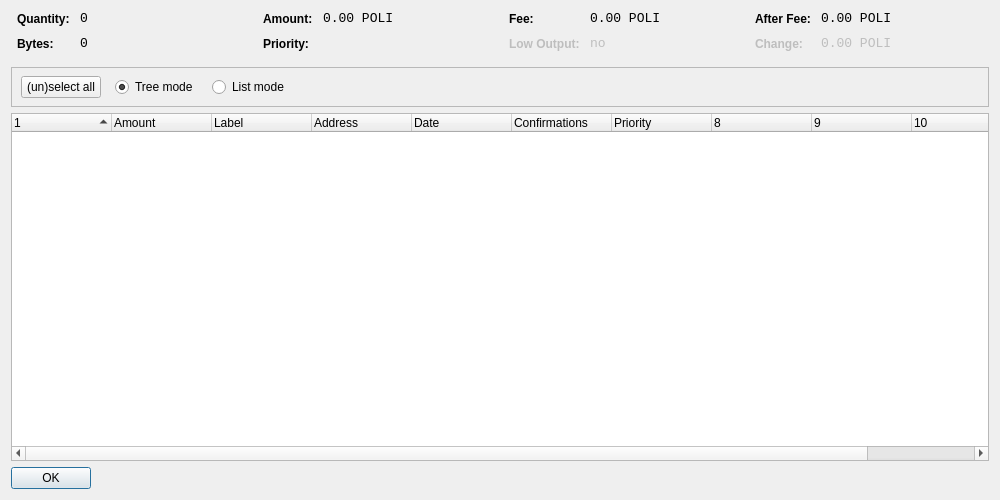
<?xml version="1.0" encoding="UTF-8"?>
<ui version="4.0">
 <class>CoinControlDialog</class>
 <widget class="QDialog" name="CoinControlDialog">
  <property name="geometry">
   <rect>
    <x>0</x>
    <y>0</y>
    <width>1000</width>
    <height>500</height>
   </rect>
  </property>
  <property name="windowTitle">
   <string>Coin Control</string>
  </property>
  <layout class="QVBoxLayout" name="verticalLayout">
   <item>
    <layout class="QHBoxLayout" name="horizontalLayoutTop" stretch="0,0,0,0">
     <property name="topMargin">
      <number>0</number>
     </property>
     <property name="bottomMargin">
      <number>10</number>
     </property>
     <item>
      <layout class="QFormLayout" name="formLayoutCoinControl1">
       <property name="horizontalSpacing">
        <number>10</number>
       </property>
       <property name="verticalSpacing">
        <number>10</number>
       </property>
       <property name="leftMargin">
        <number>6</number>
       </property>
       <property name="rightMargin">
        <number>6</number>
       </property>
       <item row="0" column="0">
        <widget class="QLabel" name="labelCoinControlQuantityText">
         <property name="styleSheet">
          <string notr="true">font-weight:bold;</string>
         </property>
         <property name="text">
          <string>Quantity:</string>
         </property>
        </widget>
       </item>
       <item row="0" column="1">
        <widget class="QLabel" name="labelCoinControlQuantity">
         <property name="font">
          <font>
           <family>Monospace</family>
           <pointsize>10</pointsize>
          </font>
         </property>
         <property name="cursor">
          <cursorShape>IBeamCursor</cursorShape>
         </property>
         <property name="contextMenuPolicy">
          <enum>Qt::ActionsContextMenu</enum>
         </property>
         <property name="text">
          <string notr="true">0</string>
         </property>
         <property name="textInteractionFlags">
          <set>Qt::LinksAccessibleByMouse|Qt::TextSelectableByKeyboard|Qt::TextSelectableByMouse</set>
         </property>
        </widget>
       </item>
       <item row="1" column="0">
        <widget class="QLabel" name="labelCoinControlBytesText">
         <property name="styleSheet">
          <string notr="true">font-weight:bold;</string>
         </property>
         <property name="text">
          <string>Bytes:</string>
         </property>
        </widget>
       </item>
       <item row="1" column="1">
        <widget class="QLabel" name="labelCoinControlBytes">
         <property name="font">
          <font>
           <family>Monospace</family>
           <pointsize>10</pointsize>
          </font>
         </property>
         <property name="cursor">
          <cursorShape>IBeamCursor</cursorShape>
         </property>
         <property name="contextMenuPolicy">
          <enum>Qt::ActionsContextMenu</enum>
         </property>
         <property name="text">
          <string notr="true">0</string>
         </property>
         <property name="textInteractionFlags">
          <set>Qt::LinksAccessibleByMouse|Qt::TextSelectableByKeyboard|Qt::TextSelectableByMouse</set>
         </property>
        </widget>
       </item>
      </layout>
     </item>
     <item>
      <layout class="QFormLayout" name="formLayoutCoinControl2">
       <property name="horizontalSpacing">
        <number>10</number>
       </property>
       <property name="verticalSpacing">
        <number>10</number>
       </property>
       <property name="leftMargin">
        <number>6</number>
       </property>
       <property name="rightMargin">
        <number>6</number>
       </property>
       <item row="0" column="0">
        <widget class="QLabel" name="labelCoinControlAmountText">
         <property name="styleSheet">
          <string notr="true">font-weight:bold;</string>
         </property>
         <property name="text">
          <string>Amount:</string>
         </property>
        </widget>
       </item>
       <item row="0" column="1">
        <widget class="QLabel" name="labelCoinControlAmount">
         <property name="font">
          <font>
           <family>Monospace</family>
           <pointsize>10</pointsize>
          </font>
         </property>
         <property name="cursor">
          <cursorShape>IBeamCursor</cursorShape>
         </property>
         <property name="contextMenuPolicy">
          <enum>Qt::ActionsContextMenu</enum>
         </property>
         <property name="text">
          <string notr="true">0.00 POLI</string>
         </property>
         <property name="textInteractionFlags">
          <set>Qt::LinksAccessibleByMouse|Qt::TextSelectableByKeyboard|Qt::TextSelectableByMouse</set>
         </property>
        </widget>
       </item>
       <item row="1" column="0">
        <widget class="QLabel" name="labelCoinControlPriorityText">
         <property name="styleSheet">
          <string notr="true">font-weight:bold;</string>
         </property>
         <property name="text">
          <string>Priority:</string>
         </property>
        </widget>
       </item>
       <item row="1" column="1">
        <widget class="QLabel" name="labelCoinControlPriority">
         <property name="font">
          <font>
           <family>Monospace</family>
           <pointsize>10</pointsize>
          </font>
         </property>
         <property name="cursor">
          <cursorShape>IBeamCursor</cursorShape>
         </property>
         <property name="contextMenuPolicy">
          <enum>Qt::ActionsContextMenu</enum>
         </property>
         <property name="text">
          <string/>
         </property>
         <property name="textInteractionFlags">
          <set>Qt::LinksAccessibleByMouse|Qt::TextSelectableByKeyboard|Qt::TextSelectableByMouse</set>
         </property>
        </widget>
       </item>
      </layout>
     </item>
     <item>
      <layout class="QFormLayout" name="formLayoutCoinControl3">
       <property name="horizontalSpacing">
        <number>10</number>
       </property>
       <property name="verticalSpacing">
        <number>10</number>
       </property>
       <property name="leftMargin">
        <number>6</number>
       </property>
       <property name="rightMargin">
        <number>6</number>
       </property>
       <item row="0" column="0">
        <widget class="QLabel" name="labelCoinControlFeeText">
         <property name="styleSheet">
          <string notr="true">font-weight:bold;</string>
         </property>
         <property name="text">
          <string>Fee:</string>
         </property>
        </widget>
       </item>
       <item row="0" column="1">
        <widget class="QLabel" name="labelCoinControlFee">
         <property name="font">
          <font>
           <family>Monospace</family>
           <pointsize>10</pointsize>
          </font>
         </property>
         <property name="cursor">
          <cursorShape>IBeamCursor</cursorShape>
         </property>
         <property name="contextMenuPolicy">
          <enum>Qt::ActionsContextMenu</enum>
         </property>
         <property name="text">
          <string notr="true">0.00 POLI</string>
         </property>
         <property name="textInteractionFlags">
          <set>Qt::LinksAccessibleByMouse|Qt::TextSelectableByKeyboard|Qt::TextSelectableByMouse</set>
         </property>
        </widget>
       </item>
       <item row="1" column="0">
        <widget class="QLabel" name="labelCoinControlLowOutputText">
         <property name="enabled">
          <bool>false</bool>
         </property>
         <property name="styleSheet">
          <string notr="true">font-weight:bold;</string>
         </property>
         <property name="text">
          <string>Low Output:</string>
         </property>
        </widget>
       </item>
       <item row="1" column="1">
        <widget class="QLabel" name="labelCoinControlLowOutput">
         <property name="enabled">
          <bool>false</bool>
         </property>
         <property name="font">
          <font>
           <family>Monospace</family>
           <pointsize>10</pointsize>
          </font>
         </property>
         <property name="cursor">
          <cursorShape>IBeamCursor</cursorShape>
         </property>
         <property name="contextMenuPolicy">
          <enum>Qt::ActionsContextMenu</enum>
         </property>
         <property name="text">
          <string notr="true">no</string>
         </property>
         <property name="textInteractionFlags">
          <set>Qt::LinksAccessibleByMouse|Qt::TextSelectableByKeyboard|Qt::TextSelectableByMouse</set>
         </property>
        </widget>
       </item>
      </layout>
     </item>
     <item>
      <layout class="QFormLayout" name="formLayoutCoinControl4">
       <property name="horizontalSpacing">
        <number>10</number>
       </property>
       <property name="verticalSpacing">
        <number>10</number>
       </property>
       <property name="leftMargin">
        <number>6</number>
       </property>
       <property name="rightMargin">
        <number>6</number>
       </property>
       <item row="0" column="0">
        <widget class="QLabel" name="labelCoinControlAfterFeeText">
         <property name="styleSheet">
          <string notr="true">font-weight:bold;</string>
         </property>
         <property name="text">
          <string>After Fee:</string>
         </property>
        </widget>
       </item>
       <item row="0" column="1">
        <widget class="QLabel" name="labelCoinControlAfterFee">
         <property name="font">
          <font>
           <family>Monospace</family>
           <pointsize>10</pointsize>
          </font>
         </property>
         <property name="cursor">
          <cursorShape>IBeamCursor</cursorShape>
         </property>
         <property name="contextMenuPolicy">
          <enum>Qt::ActionsContextMenu</enum>
         </property>
         <property name="text">
          <string notr="true">0.00 POLI</string>
         </property>
         <property name="textInteractionFlags">
          <set>Qt::LinksAccessibleByMouse|Qt::TextSelectableByKeyboard|Qt::TextSelectableByMouse</set>
         </property>
        </widget>
       </item>
       <item row="1" column="0">
        <widget class="QLabel" name="labelCoinControlChangeText">
         <property name="enabled">
          <bool>false</bool>
         </property>
         <property name="styleSheet">
          <string notr="true">font-weight:bold;</string>
         </property>
         <property name="text">
          <string>Change:</string>
         </property>
        </widget>
       </item>
       <item row="1" column="1">
        <widget class="QLabel" name="labelCoinControlChange">
         <property name="enabled">
          <bool>false</bool>
         </property>
         <property name="font">
          <font>
           <family>Monospace</family>
           <pointsize>10</pointsize>
          </font>
         </property>
         <property name="cursor">
          <cursorShape>IBeamCursor</cursorShape>
         </property>
         <property name="contextMenuPolicy">
          <enum>Qt::ActionsContextMenu</enum>
         </property>
         <property name="text">
          <string notr="true">0.00 POLI</string>
         </property>
         <property name="textInteractionFlags">
          <set>Qt::LinksAccessibleByMouse|Qt::TextSelectableByKeyboard|Qt::TextSelectableByMouse</set>
         </property>
        </widget>
       </item>
      </layout>
     </item>
    </layout>
   </item>
   <item>
    <widget class="QFrame" name="frame">
     <property name="minimumSize">
      <size>
       <width>0</width>
       <height>40</height>
      </size>
     </property>
     <property name="frameShape">
      <enum>QFrame::StyledPanel</enum>
     </property>
     <property name="frameShadow">
      <enum>QFrame::Sunken</enum>
     </property>
     <widget class="QWidget" name="horizontalLayoutWidget">
      <property name="geometry">
       <rect>
        <x>10</x>
        <y>0</y>
        <width>781</width>
        <height>41</height>
       </rect>
      </property>
      <layout class="QHBoxLayout" name="horizontalLayoutPanel" stretch="0,0,0,0">
       <property name="spacing">
        <number>14</number>
       </property>
       <item>
        <widget class="QPushButton" name="pushButtonSelectAll">
         <property name="sizePolicy">
          <sizepolicy hsizetype="Maximum" vsizetype="Fixed">
           <horstretch>0</horstretch>
           <verstretch>0</verstretch>
          </sizepolicy>
         </property>
         <property name="text">
          <string>(un)select all</string>
         </property>
        </widget>
       </item>
       <item>
        <widget class="QRadioButton" name="radioTreeMode">
         <property name="sizePolicy">
          <sizepolicy hsizetype="Maximum" vsizetype="Fixed">
           <horstretch>0</horstretch>
           <verstretch>0</verstretch>
          </sizepolicy>
         </property>
         <property name="text">
          <string>Tree mode</string>
         </property>
         <property name="checked">
          <bool>true</bool>
         </property>
        </widget>
       </item>
       <item>
        <widget class="QRadioButton" name="radioListMode">
         <property name="sizePolicy">
          <sizepolicy hsizetype="Maximum" vsizetype="Fixed">
           <horstretch>0</horstretch>
           <verstretch>0</verstretch>
          </sizepolicy>
         </property>
         <property name="text">
          <string>List mode</string>
         </property>
        </widget>
       </item>
       <item>
        <spacer name="horizontalSpacer">
         <property name="orientation">
          <enum>Qt::Horizontal</enum>
         </property>
         <property name="sizeHint" stdset="0">
          <size>
           <width>40</width>
           <height>20</height>
          </size>
         </property>
        </spacer>
       </item>
      </layout>
     </widget>
    </widget>
   </item>
   <item>
    <widget class="CoinControlTreeWidget" name="treeWidget">
     <property name="contextMenuPolicy">
      <enum>Qt::CustomContextMenu</enum>
     </property>
     <property name="sortingEnabled">
      <bool>false</bool>
     </property>
     <property name="columnCount">
      <number>11</number>
     </property>
     <attribute name="headerShowSortIndicator" stdset="0">
      <bool>true</bool>
     </attribute>
     <attribute name="headerStretchLastSection">
      <bool>false</bool>
     </attribute>
     <column>
      <property name="text">
       <string/>
      </property>
     </column>
     <column>
      <property name="text">
       <string>Amount</string>
      </property>
     </column>
     <column>
      <property name="text">
       <string>Label</string>
      </property>
     </column>
     <column>
      <property name="text">
       <string>Address</string>
      </property>
     </column>
     <column>
      <property name="text">
       <string>Date</string>
      </property>
     </column>
     <column>
      <property name="text">
       <string>Confirmations</string>
      </property>
      <property name="toolTip">
       <string>Confirmed</string>
      </property>
     </column>
     <column>
      <property name="text">
       <string>Priority</string>
      </property>
     </column>
     <column>
      <property name="text">
       <string/>
      </property>
     </column>
     <column>
      <property name="text">
       <string/>
      </property>
     </column>
     <column>
      <property name="text">
       <string/>
      </property>
     </column>
     <column>
      <property name="text">
       <string/>
      </property>
     </column>
    </widget>
   </item>
   <item>
    <widget class="QDialogButtonBox" name="buttonBox">
     <property name="sizePolicy">
      <sizepolicy hsizetype="Maximum" vsizetype="Fixed">
       <horstretch>0</horstretch>
       <verstretch>0</verstretch>
      </sizepolicy>
     </property>
     <property name="orientation">
      <enum>Qt::Horizontal</enum>
     </property>
     <property name="standardButtons">
      <set>QDialogButtonBox::Ok</set>
     </property>
    </widget>
   </item>
  </layout>
 </widget>
 <customwidgets>
  <customwidget>
   <class>CoinControlTreeWidget</class>
   <extends>QTreeWidget</extends>
   <header>coincontroltreewidget.h</header>
  </customwidget>
 </customwidgets>
 <resources/>
 <connections/>
</ui>
